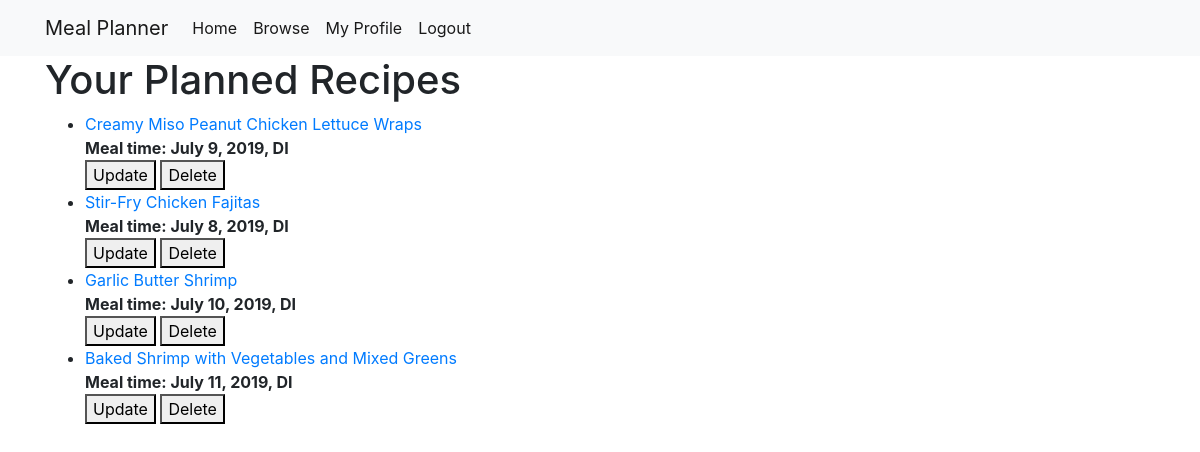
Page /users/my_profile/my_recipes (signed in) on the earlier database version.
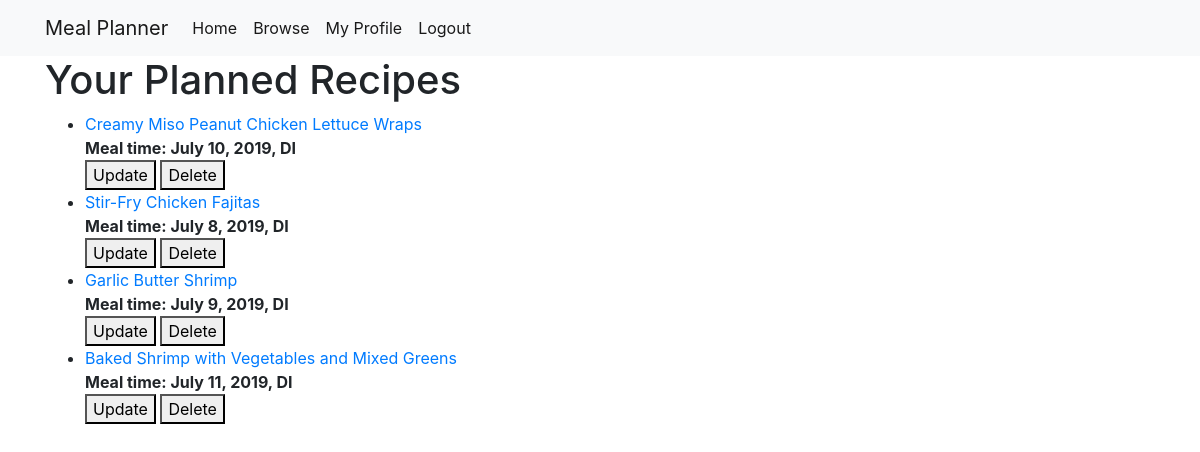
Same page on the later database version.
### recipes/models.py (models this page shows, shortened)
class UserRecipe(models.Model):
	MEAL_TIMES = [
		('BR', 'Breakfast'),
		('LU', 'Lunch'),
		('DI', 'Dinner'),
		('NA', 'Not specified')
	]
	meal_time = models.CharField(max_length=30, choices=MEAL_TIMES, default='NA')
	meal_date = models.DateField(default=datetime.date.today)
	user = models.ForeignKey(
		User,
		related_name='user_recipe',
		on_delete=models.CASCADE)
	recipe = models.ForeignKey(
		Recipe,
		related_name='user_recipe',
		on_delete=models.CASCADE)

class Recipe(models.Model):
	name = models.CharField(max_length=50, unique=True)
	likes = models.IntegerField(default=0)
	cuisine = models.CharField(max_length=50, default='world')
	servings = models.IntegerField(default=1)
	ready_in = models.DurationField(default=datetime.timedelta(hours=1))
	cal = models.IntegerField(null=True)
	slug = models.SlugField(unique=True)
	ingredients = models.ManyToManyField(
		Ingredient,
		through='RecipeItem',
		related_name='recipes')
	users = models.ManyToManyField(
		User,
		through='UserRecipe',
		related_name='recipes',
		blank=True)
	class Meta:
		ordering = ('name',)

### recipes/views.py (the view)
# urls.py: path('users/my_profile/my_recipes', views.UserRecipesDisplay.as_view(), name='my_recipes'),
class UserRecipesDisplay(ListView):
    model = UserRecipe
    template_name = 'user/user_recipes.html'
    context_object_name = 'user_recipes'
    def get_queryset(self):
        return UserRecipe.objects.filter(user=self.request.user)

### templates/user/user_recipes.html
{% extends "base_generic.html" %}
{% block content %}
<h1>Your Planned Recipes</h1>
{% if user_recipes %}
<ul>
	{% for user_recipe in user_recipes %}
	<li>
		<a href="/recipes/{{ user_recipe.recipe.slug }}/">{{ user_recipe.recipe.name }}</a><br />
		<b>Meal time: {{ user_recipe.meal_date }}, {{ user_recipe.meal_time }}</b><br />
		<a href="/users/my_profile/my_recipes/update/{{ user_recipe.id }}">
			<button type="submit">Update</button>
		</a>
		<a href="/users/my_profile/my_recipes/delete/{{ user_recipe.id }}">
			<button type="submit">Delete</button>
		</a>
	</li>
	{% endfor %}
</ul>
{% else %}
<p>
	You haven't selected any recipes. <a href="/">Check out recipes here</a>
</p>
{% endif %}
{% endblock %}

Differences in the rows shown:
changed UserRecipe "Creamy Miso Peanut Chicken Lettuce Wraps": meal_date "July 9, 2019" → "July 10, 2019"
changed UserRecipe "Garlic Butter Shrimp": meal_date "July 10, 2019" → "July 9, 2019"
